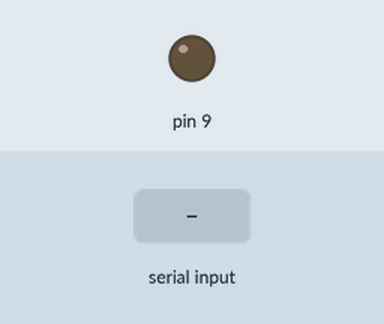
Bench run of a sketch on a simulated Arduino Uno, built with avr-gcc and run on an emulated ATmega328P. Shown: output pins drawn as LEDs (lit = HIGH). Inputs (shaded band) come from the test bench.

Above: at 1.2 s.
1.3 s: "90,45\n" received over Serial
At 1.7 s:
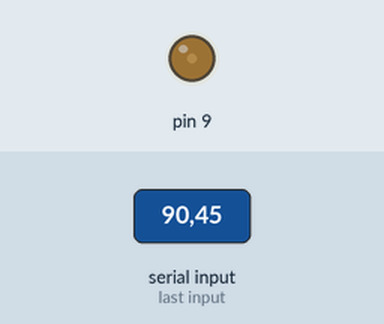
3.8 s: "30,150\n" received over Serial
At 4.6 s:
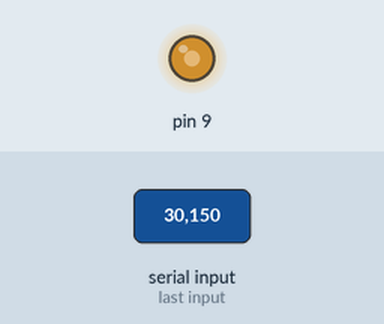
6.3 s: "90\n" received over Serial
At 6.6 s:
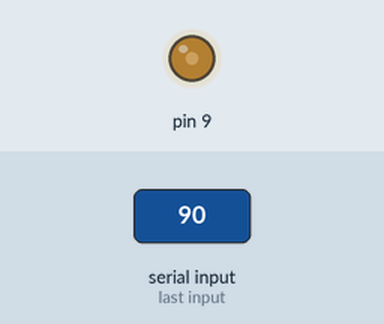
8.8 s: "200\n" received over Serial
At 9.6 s:
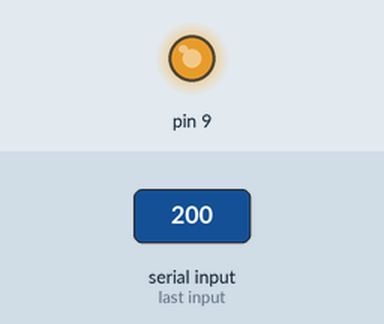
Timing chart, 0 to 11.8 s (numbered marks = the images above; inputs shaded):
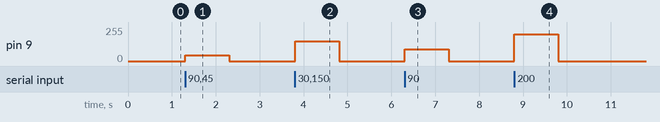

The sketch:

SerialExe_01.ino
```cpp
void setup() {
  Serial.begin(9600);
  pinMode(9, OUTPUT);
}

void loop() {
  while(Serial.available()) {
    unsigned char c = Serial.parseInt();
    analogWrite(9, c);
  }

}
```

Measured:
- after the input at 1.3 s, pin 9: 0/255 → 45/255 at once, → 0/255 1.0 s later
- after the input at 3.8 s, pin 9: 0/255 → 150/255 at once, → 0/255 1.0 s later
- after the input at 6.3 s, pin 9: 0/255 → 90/255 at once, → 0/255 1.0 s later
- after the input at 8.8 s, pin 9: 0/255 → 200/255 at once, → 0/255 1.0 s later
